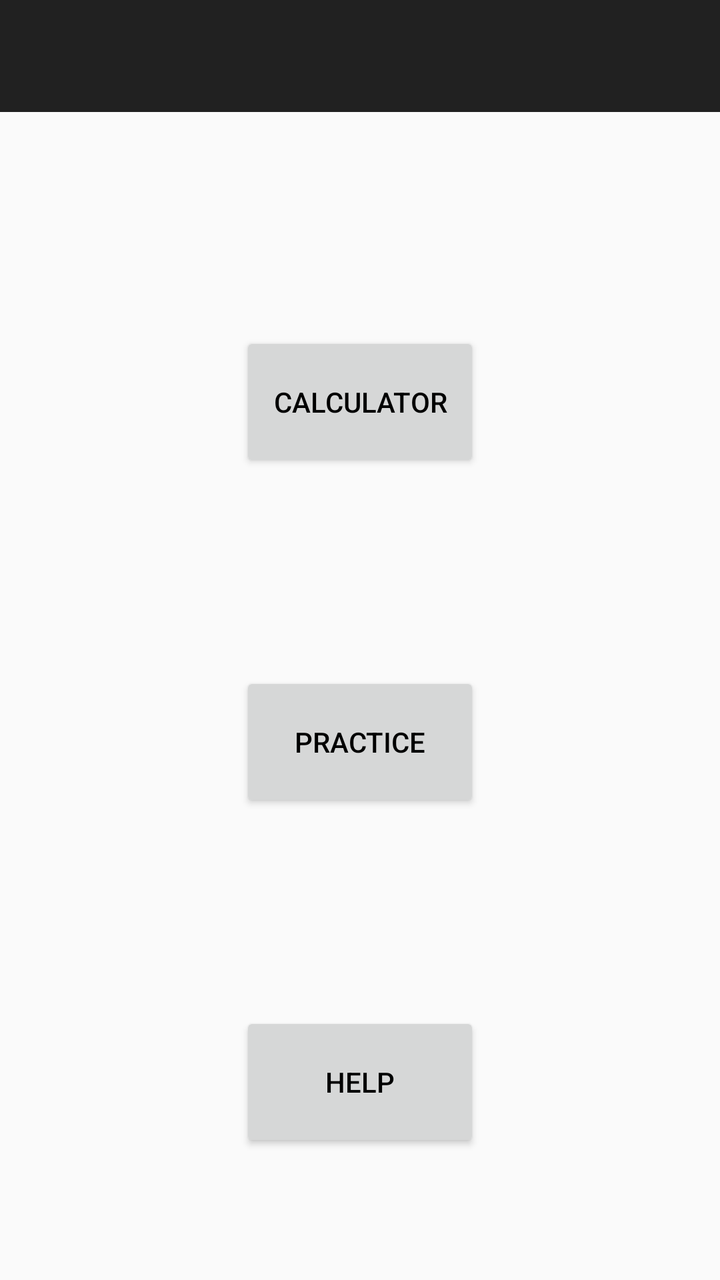
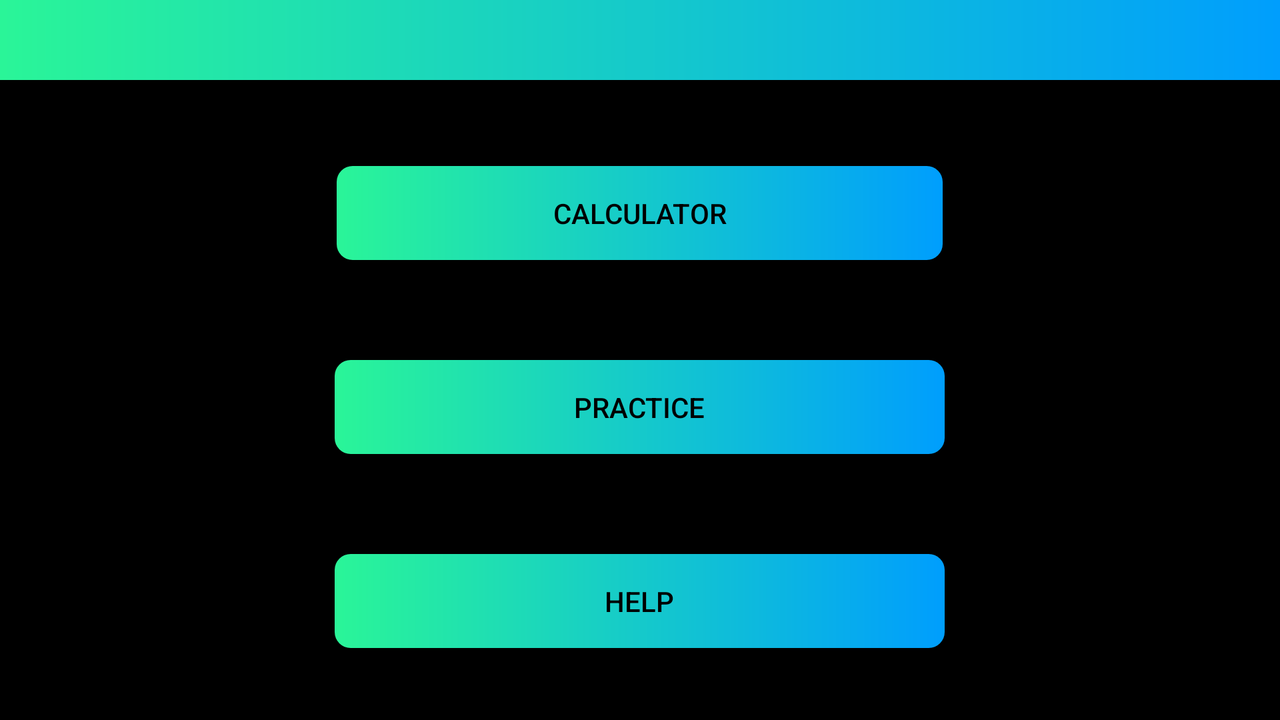

Two renders of one Android screen. The first uses the default layout on a phone; the second uses the alternative layout the repository ships for a different screen configuration, on a matching device. The two XML files are below.
<!-- AndroidManifest.xml: activity theme AppTheme.NoActionBar -->
<!-- res/layout/activity_main.xml -->
<?xml version="1.0" encoding="utf-8"?>
<RelativeLayout
    xmlns:android="http://schemas.android.com/apk/res/android"
    xmlns:app="http://schemas.android.com/apk/res-auto"
    xmlns:tools="http://schemas.android.com/tools"
    android:layout_width="match_parent"
    android:layout_height="match_parent"
    tools:context=".MainActivity">

    <com.google.android.material.appbar.AppBarLayout
        android:layout_height="wrap_content"
        android:layout_width="match_parent"
        android:id="@+id/parentToolbar"
        android:theme="@style/AppTheme.AppBarOverlay">

        <androidx.appcompat.widget.Toolbar
            android:id="@+id/toolbar"
            android:layout_width="match_parent"
            android:layout_height="?attr/actionBarSize"
            android:background="?attr/colorPrimary"
            app:popupTheme="@style/AppTheme.PopupOverlay" />

    </com.google.android.material.appbar.AppBarLayout>
    <RelativeLayout
        android:layout_width="match_parent"
        android:layout_height="match_parent"
        android:layout_below="@id/parentToolbar"
        android:layout_margin="10dp">
        <Button
            android:layout_width="120dp"
            android:layout_height="wrap_content"
            android:minHeight="70dp"
            android:layout_centerHorizontal="true"
            android:layout_marginTop="100dp"
            android:text="Calculator"
            android:id="@+id/calculator"

            />

        <Button
            android:layout_width= "120dp"
            android:layout_height="wrap_content"
            android:minHeight="70dp"
            android:layout_centerHorizontal="true"
            android:layout_marginVertical="100dp"
            android:text="Practice"
            android:id="@+id/practice"
            android:layout_below="@+id/calculator"
            />

        <Button
            android:layout_width="120dp"
            android:layout_height="wrap_content"
            android:minHeight="70dp"
            android:layout_centerHorizontal="true"
            android:text="Help"
            android:id="@+id/help"
            android:layout_below="@+id/practice"
            />
    </RelativeLayout>

</RelativeLayout>
<!-- resources referenced by this layout -->
<resources>
  <style name="AppTheme.AppBarOverlay" parent="ThemeOverlay.AppCompat.Dark.ActionBar" />
  <style name="AppTheme.PopupOverlay" parent="ThemeOverlay.AppCompat.Light" />
  <style name="AppTheme.NoActionBar">
          <item name="windowActionBar">false</item>
          <item name="windowNoTitle">true</item>
      </style>
</resources>
<!-- res/layout-land/activity_main.xml (the repository's variant of the layout above) -->
<!-- drawn on the phone turned sideways -->
<?xml version="1.0" encoding="utf-8"?>
<RelativeLayout xmlns:android="http://schemas.android.com/apk/res/android"
    xmlns:app="http://schemas.android.com/apk/res-auto"
    xmlns:tools="http://schemas.android.com/tools"
    android:layout_width="match_parent"
    android:layout_height="match_parent"
    android:background="@color/design_default_color_on_secondary"
    tools:context=".MainActivity">

    <com.google.android.material.appbar.AppBarLayout
        android:id="@+id/parentToolbar"
        android:layout_width="match_parent"
        android:layout_height="wrap_content"
        android:theme="@style/AppTheme.AppBarOverlay"
        >

        <androidx.appcompat.widget.Toolbar
            android:id="@+id/toolbar"
            android:layout_width="match_parent"
            android:layout_height="40dp"
            android:background="@drawable/custom_background"
            app:popupTheme="@style/AppTheme.PopupOverlay" />

    </com.google.android.material.appbar.AppBarLayout>

    <RelativeLayout
        android:layout_width="match_parent"
        android:layout_height="match_parent"
        android:layout_alignParentTop="true"
        android:layout_marginStart="10dp"
        android:layout_marginTop="57dp"
        android:layout_marginEnd="10dp"
        android:background="@color/design_default_color_on_secondary">

        <Button
            android:id="@+id/calculator"
            android:layout_width="303dp"
            android:layout_height="47dp"
            android:layout_alignParentTop="true"
            android:layout_centerHorizontal="true"
            android:layout_marginTop="26dp"
            android:background="@drawable/custom_button"
            android:minHeight="60dp"
            android:text="@string/calculator"

            android:textColor="@color/design_default_color_on_secondary" />

        <Button
            android:id="@+id/practice"
            android:layout_width="305dp"
            android:layout_height="47dp"
            android:layout_below="@+id/calculator"
            android:layout_centerHorizontal="true"
            android:layout_marginVertical="50dp"
            android:layout_marginTop="39dp"
            android:background="@drawable/custom_button"
            android:minHeight="60dp"
            android:text="@string/practice"
            android:textColor="@color/design_default_color_on_secondary" />

        <Button
            android:id="@+id/help"
            android:layout_width="305dp"
            android:layout_height="47dp"
            android:layout_below="@+id/practice"
            android:layout_centerHorizontal="true"
            android:background="@drawable/custom_button"
            android:minHeight="60dp"
            android:text="@string/help"
            android:textColor="@color/design_default_color_on_secondary" />
    </RelativeLayout>

</RelativeLayout>
<!-- resources referenced by the variant -->
<!-- as the phone turned sideways resolves them -->
<resources>
  <!-- drawable custom_background (drawable) -->
  <?xml version="1.0" encoding="utf-8"?>
  <shape xmlns:android="http://schemas.android.com/apk/res/android" android:shape="rectangle">
  
      <gradient android:startColor="#2AF598" android:endColor="#009EFD" android:angle ="0" />
  
  </shape>
  <!-- drawable custom_button (drawable) -->
  <?xml version="1.0" encoding="utf-8"?>
  <shape xmlns:android="http://schemas.android.com/apk/res/android" android:shape="rectangle">
  
      <gradient android:startColor="#2AF598" android:endColor="#009EFD" />
      <corners android:radius="8dp"/>
  </shape>
  <string name="calculator">Calculator</string>
  <string name="help">Help</string>
  <string name="practice">Practice</string>
  <style name="AppTheme.AppBarOverlay" parent="ThemeOverlay.AppCompat.Dark.ActionBar" />
  <style name="AppTheme.PopupOverlay" parent="ThemeOverlay.AppCompat.Light" />
  <style name="AppTheme.NoActionBar">
          <item name="windowActionBar">false</item>
          <item name="windowNoTitle">true</item>
      </style>
</resources>
